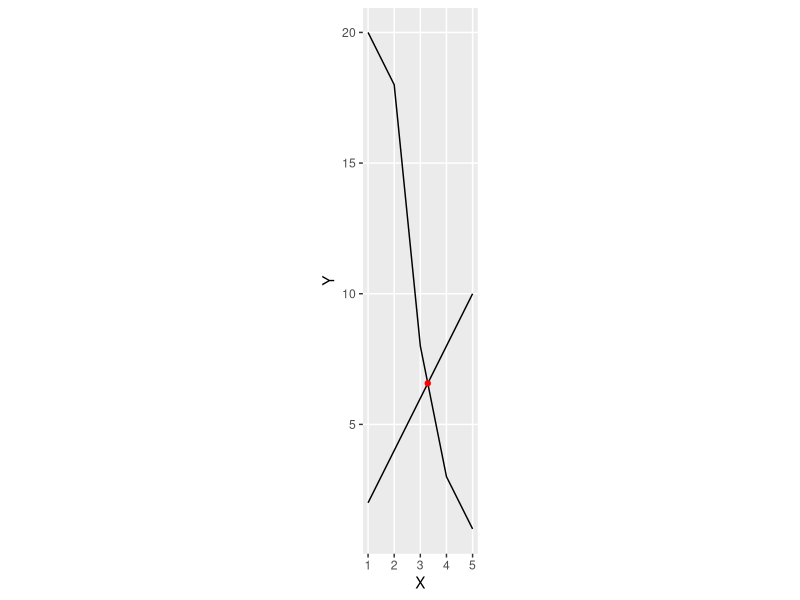

Reproduce this figure in R.
library(dplyr)
library(ggplot2)
library(sf)

DF = data.frame(x=c(1,2,3,4,5), y1=c(2,4,6,8,10), y2=c(20,18,8,3,1))

#create lines as sf objects
line_1 <- DF %>%
  select(x, y1) %>% 
  #st_linestring wants a matrix
  as.matrix() %>%
  st_linestring()
  
line_2 <- DF %>%
  select(x, y2) %>% 
  as.matrix() %>%
  st_linestring()

#this gives you the intersection point, and converting it to a dataframe as I presume this is what you'd want
intersection_pt <- st_intersection(line_1, line_2) %>% 
  st_coordinates() %>% 
  as.data.frame()
  

ggplot() +
  geom_sf(data = line_1) +
  geom_sf(data = line_2) +
  geom_point(data = intersection_pt, aes(x= X, y = Y), color = "red")
